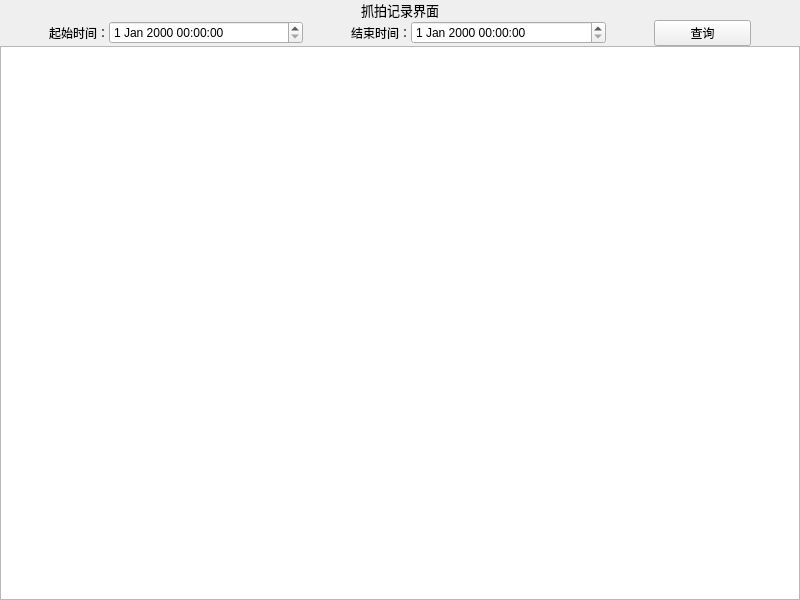
<?xml version="1.0" encoding="UTF-8"?>
<ui version="4.0">
 <class>ui_imgcap_log</class>
 <widget class="QMainWindow" name="ui_imgcap_log">
  <property name="geometry">
   <rect>
    <x>0</x>
    <y>0</y>
    <width>800</width>
    <height>600</height>
   </rect>
  </property>
  <property name="windowTitle">
   <string>指示灯识别监控系统</string>
  </property>
  <widget class="QWidget" name="centralwidget">
   <layout class="QVBoxLayout" name="verticalLayout" stretch="1,1,40">
    <property name="spacing">
     <number>0</number>
    </property>
    <property name="leftMargin">
     <number>0</number>
    </property>
    <property name="topMargin">
     <number>0</number>
    </property>
    <property name="rightMargin">
     <number>0</number>
    </property>
    <property name="bottomMargin">
     <number>0</number>
    </property>
    <item>
     <widget class="QWidget" name="ui_imgcap_log_title_widget" native="true">
      <layout class="QHBoxLayout" name="horizontalLayout_2" stretch="2,1,2">
       <property name="spacing">
        <number>0</number>
       </property>
       <property name="leftMargin">
        <number>0</number>
       </property>
       <property name="topMargin">
        <number>0</number>
       </property>
       <property name="rightMargin">
        <number>0</number>
       </property>
       <property name="bottomMargin">
        <number>0</number>
       </property>
       <item>
        <spacer name="horizontalSpacer_2">
         <property name="orientation">
          <enum>Qt::Horizontal</enum>
         </property>
         <property name="sizeHint" stdset="0">
          <size>
           <width>310</width>
           <height>20</height>
          </size>
         </property>
        </spacer>
       </item>
       <item>
        <widget class="QLabel" name="ui_imgcap_log_title_lab">
         <property name="font">
          <font>
           <pointsize>10</pointsize>
          </font>
         </property>
         <property name="text">
          <string>抓拍记录界面</string>
         </property>
         <property name="alignment">
          <set>Qt::AlignCenter</set>
         </property>
        </widget>
       </item>
       <item>
        <spacer name="horizontalSpacer_3">
         <property name="orientation">
          <enum>Qt::Horizontal</enum>
         </property>
         <property name="sizeHint" stdset="0">
          <size>
           <width>310</width>
           <height>20</height>
          </size>
         </property>
        </spacer>
       </item>
      </layout>
     </widget>
    </item>
    <item>
     <widget class="QWidget" name="ui_imgcap_log_select_widget" native="true">
      <layout class="QHBoxLayout" name="horizontalLayout" stretch="1,1,4,1,1,4,1,2,1">
       <property name="spacing">
        <number>0</number>
       </property>
       <property name="leftMargin">
        <number>0</number>
       </property>
       <property name="topMargin">
        <number>0</number>
       </property>
       <property name="rightMargin">
        <number>0</number>
       </property>
       <property name="bottomMargin">
        <number>0</number>
       </property>
       <item>
        <spacer name="horizontalSpacer_4">
         <property name="orientation">
          <enum>Qt::Horizontal</enum>
         </property>
         <property name="sizeHint" stdset="0">
          <size>
           <width>42</width>
           <height>20</height>
          </size>
         </property>
        </spacer>
       </item>
       <item>
        <widget class="QLabel" name="ui_imgcap_log_start_time_lab">
         <property name="text">
          <string>起始时间：</string>
         </property>
        </widget>
       </item>
       <item>
        <widget class="QDateTimeEdit" name="dateTimeEdit_starttime"/>
       </item>
       <item>
        <spacer name="horizontalSpacer_7">
         <property name="orientation">
          <enum>Qt::Horizontal</enum>
         </property>
         <property name="sizeHint" stdset="0">
          <size>
           <width>41</width>
           <height>20</height>
          </size>
         </property>
        </spacer>
       </item>
       <item>
        <widget class="QLabel" name="ui_imgcap_log_end_time_lab">
         <property name="text">
          <string>结束时间：</string>
         </property>
        </widget>
       </item>
       <item>
        <widget class="QDateTimeEdit" name="dateTimeEdit_endtime"/>
       </item>
       <item>
        <spacer name="horizontalSpacer_8">
         <property name="orientation">
          <enum>Qt::Horizontal</enum>
         </property>
         <property name="sizeHint" stdset="0">
          <size>
           <width>32</width>
           <height>20</height>
          </size>
         </property>
        </spacer>
       </item>
       <item>
        <widget class="QPushButton" name="ui_imgcap_log_select_btn">
         <property name="text">
          <string>查询</string>
         </property>
        </widget>
       </item>
       <item>
        <spacer name="horizontalSpacer">
         <property name="orientation">
          <enum>Qt::Horizontal</enum>
         </property>
         <property name="sizeHint" stdset="0">
          <size>
           <width>42</width>
           <height>20</height>
          </size>
         </property>
        </spacer>
       </item>
      </layout>
     </widget>
    </item>
    <item>
     <widget class="QTableView" name="tableView"/>
    </item>
   </layout>
  </widget>
 </widget>
 <resources/>
 <connections/>
</ui>
